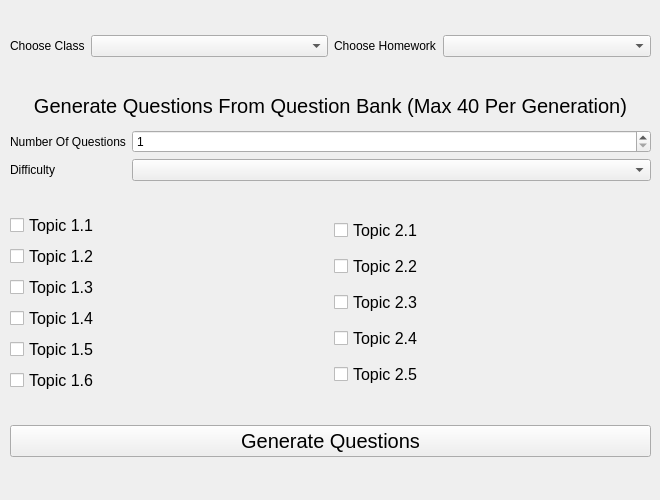
    <widget class="QWidget" name="genQuestions">
     <attribute name="title">
      <string>Generate Questions</string>
     </attribute>
     <widget class="QWidget" name="horizontalLayoutWidget_3">
      <property name="geometry">
       <rect>
        <x>10</x>
        <y>10</y>
        <width>641</width>
        <height>71</height>
       </rect>
      </property>
      <layout class="QHBoxLayout" name="horizontalLayout_4">
       <item>
        <layout class="QFormLayout" name="formLayout_6">
         <property name="formAlignment">
          <set>Qt::AlignCenter</set>
         </property>
         <item row="0" column="0">
          <widget class="QLabel" name="chooseClassLabel_4">
           <property name="text">
            <string>Choose Class</string>
           </property>
          </widget>
         </item>
         <item row="0" column="1">
          <widget class="QComboBox" name="chooseClassComboBox_4"/>
         </item>
        </layout>
       </item>
       <item>
        <layout class="QFormLayout" name="formLayout_7">
         <property name="formAlignment">
          <set>Qt::AlignCenter</set>
         </property>
         <item row="0" column="0">
          <widget class="QLabel" name="chooseHomeworkLabel_4">
           <property name="text">
            <string>Choose Homework</string>
           </property>
          </widget>
         </item>
         <item row="0" column="1">
          <widget class="QComboBox" name="chooseHomeworkComboBox_4"/>
         </item>
        </layout>
       </item>
      </layout>
     </widget>
     <widget class="QWidget" name="verticalLayoutWidget">
      <property name="geometry">
       <rect>
        <x>10</x>
        <y>90</y>
        <width>641</width>
        <height>31</height>
       </rect>
      </property>
      <layout class="QVBoxLayout" name="verticalLayout_2">
       <item>
        <widget class="QLabel" name="label_9">
         <property name="font">
          <font>
           <pointsize>15</pointsize>
           <underline>false</underline>
          </font>
         </property>
         <property name="text">
          <string>Generate Questions From Question Bank (Max 40 Per Generation)</string>
         </property>
         <property name="alignment">
          <set>Qt::AlignCenter</set>
         </property>
        </widget>
       </item>
      </layout>
     </widget>
     <widget class="QWidget" name="formLayoutWidget_4">
      <property name="geometry">
       <rect>
        <x>10</x>
        <y>130</y>
        <width>641</width>
        <height>361</height>
       </rect>
      </property>
      <layout class="QFormLayout" name="formLayout_8">
       <item row="0" column="0">
        <widget class="QLabel" name="numberOfQuestionsLabel">
         <property name="text">
          <string>Number Of Questions</string>
         </property>
        </widget>
       </item>
       <item row="0" column="1">
        <widget class="QSpinBox" name="numberOfQuestionsSpinBox">
         <property name="minimum">
          <number>1</number>
         </property>
         <property name="maximum">
          <number>40</number>
         </property>
        </widget>
       </item>
       <item row="1" column="0">
        <widget class="QLabel" name="difficultyLabel_2">
         <property name="text">
          <string>Difficulty</string>
         </property>
        </widget>
       </item>
       <item row="1" column="1">
        <widget class="QComboBox" name="difficultyComboBox_2"/>
       </item>
       <item row="2" column="0" colspan="2">
        <spacer name="verticalSpacer">
         <property name="orientation">
          <enum>Qt::Vertical</enum>
         </property>
         <property name="sizeType">
          <enum>QSizePolicy::Fixed</enum>
         </property>
         <property name="sizeHint" stdset="0">
          <size>
           <width>20</width>
           <height>20</height>
          </size>
         </property>
        </spacer>
       </item>
       <item row="3" column="0" colspan="2">
        <layout class="QHBoxLayout" name="horizontalLayout_6">
         <item>
          <layout class="QVBoxLayout" name="verticalLayout_3">
           <item>
            <widget class="QCheckBox" name="topic1_1">
             <property name="font">
              <font>
               <pointsize>12</pointsize>
              </font>
             </property>
             <property name="text">
              <string>Topic 1.1</string>
             </property>
            </widget>
           </item>
           <item>
            <widget class="QCheckBox" name="topic1_2">
             <property name="font">
              <font>
               <pointsize>12</pointsize>
              </font>
             </property>
             <property name="text">
              <string>Topic 1.2</string>
             </property>
            </widget>
           </item>
           <item>
            <widget class="QCheckBox" name="topic1_3">
             <property name="font">
              <font>
               <pointsize>12</pointsize>
              </font>
             </property>
             <property name="text">
              <string>Topic 1.3</string>
             </property>
            </widget>
           </item>
           <item>
            <widget class="QCheckBox" name="topic1_4">
             <property name="font">
              <font>
               <pointsize>12</pointsize>
              </font>
             </property>
             <property name="text">
              <string>Topic 1.4</string>
             </property>
            </widget>
           </item>
           <item>
            <widget class="QCheckBox" name="topic1_5">
             <property name="font">
              <font>
               <pointsize>12</pointsize>
              </font>
             </property>
             <property name="text">
              <string>Topic 1.5</string>
             </property>
            </widget>
           </item>
           <item>
            <widget class="QCheckBox" name="topic1_6">
             <property name="font">
              <font>
               <pointsize>12</pointsize>
              </font>
             </property>
             <property name="text">
              <string>Topic 1.6</string>
             </property>
            </widget>
           </item>
          </layout>
         </item>
         <item>
          <layout class="QVBoxLayout" name="verticalLayout_5">
           <item>
            <widget class="QCheckBox" name="topic2_1">
             <property name="font">
              <font>
               <pointsize>12</pointsize>
              </font>
             </property>
             <property name="text">
              <string>Topic 2.1</string>
             </property>
            </widget>
           </item>
           <item>
            <widget class="QCheckBox" name="topic2_2">
             <property name="font">
              <font>
               <pointsize>12</pointsize>
              </font>
             </property>
             <property name="text">
              <string>Topic 2.2</string>
             </property>
            </widget>
           </item>
           <item>
            <widget class="QCheckBox" name="topic2_3">
             <property name="font">
              <font>
               <pointsize>12</pointsize>
              </font>
             </property>
             <property name="text">
              <string>Topic 2.3</string>
             </property>
            </widget>
           </item>
           <item>
            <widget class="QCheckBox" name="topic2_4">
             <property name="font">
              <font>
               <pointsize>12</pointsize>
              </font>
             </property>
             <property name="text">
              <string>Topic 2.4</string>
             </property>
            </widget>
           </item>
           <item>
            <widget class="QCheckBox" name="topic2_5">
             <property name="font">
              <font>
               <pointsize>12</pointsize>
              </font>
             </property>
             <property name="text">
              <string>Topic 2.5</string>
             </property>
            </widget>
           </item>
          </layout>
         </item>
        </layout>
       </item>
       <item row="5" column="0" colspan="2">
        <widget class="QPushButton" name="genQuestionButton">
         <property name="font">
          <font>
           <pointsize>15</pointsize>
          </font>
         </property>
         <property name="text">
          <string>Generate Questions</string>
         </property>
        </widget>
       </item>
       <item row="4" column="0" colspan="2">
        <spacer name="verticalSpacer_2">
         <property name="orientation">
          <enum>Qt::Vertical</enum>
         </property>
         <property name="sizeType">
          <enum>QSizePolicy::Fixed</enum>
         </property>
         <property name="sizeHint" stdset="0">
          <size>
           <width>20</width>
           <height>20</height>
          </size>
         </property>
        </spacer>
       </item>
      </layout>
     </widget>
    </widget>
